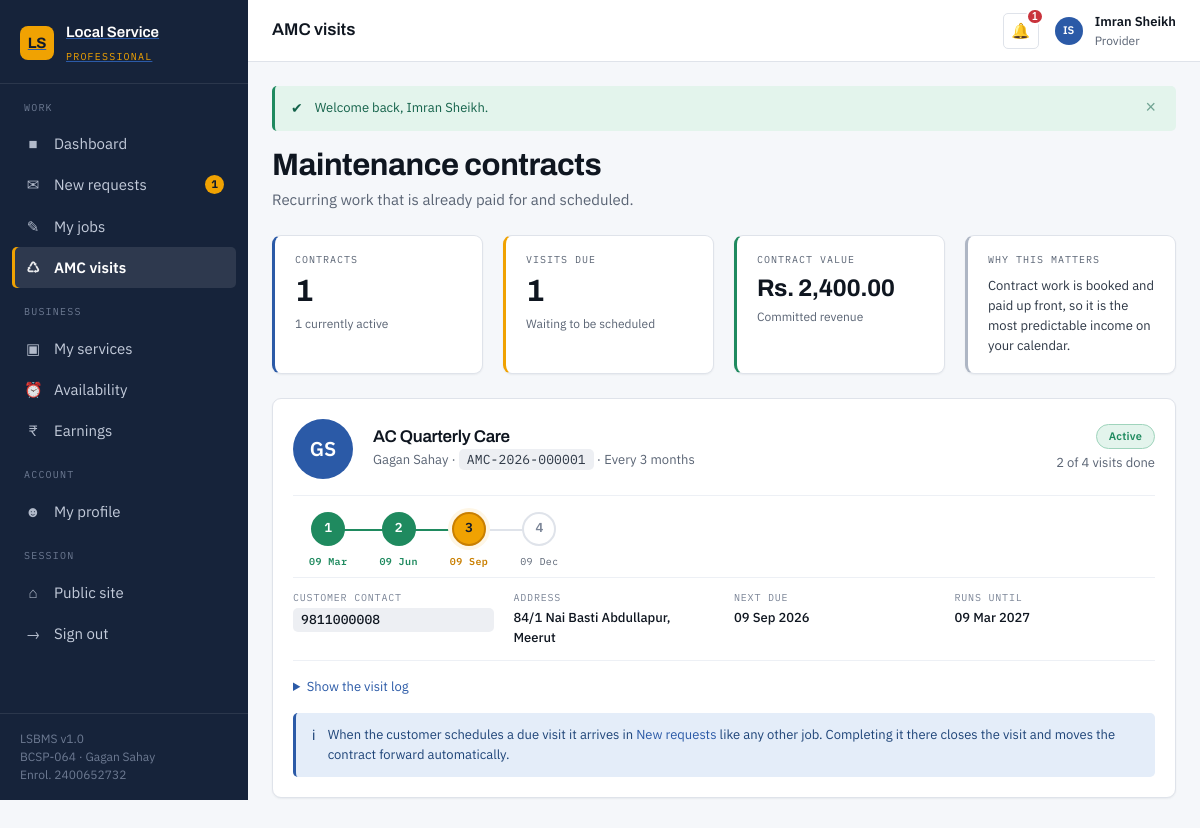
The page /provider/maintenance.php (signed in) on the database its author committed.
### tables this page shows
CREATE TABLE maintenance_contracts (
    contract_id     INT UNSIGNED NOT NULL AUTO_INCREMENT,
    contract_code   VARCHAR(20)  NOT NULL,
    user_id         INT UNSIGNED NOT NULL,
    provider_id     INT UNSIGNED NOT NULL,
    plan_id         INT UNSIGNED NOT NULL,
    start_date      DATE         NOT NULL,
    end_date        DATE         NOT NULL,
    next_due_date   DATE             NULL COMMENT 'NULL once every entitled visit is used',
    visits_used     TINYINT UNSIGNED NOT NULL DEFAULT 0,
    total_visits    TINYINT UNSIGNED NOT NULL,
    amount_paid     DECIMAL(10,2) NOT NULL DEFAULT 0.00,
    service_address VARCHAR(255)     NULL,
    status          ENUM('active','expired','cancelled') NOT NULL DEFAULT 'active',
    created_at      DATETIME     NOT NULL DEFAULT CURRENT_TIMESTAMP,

    PRIMARY KEY (contract_id),
    UNIQUE  KEY uq_contract_code (contract_code),
    KEY idx_contract_user     (user_id),
    KEY idx_contract_provider (provider_id),
    KEY idx_contract_plan     (plan_id),
    KEY idx_contract_status   (status),
    KEY idx_contract_due      (next_due_date),

    CONSTRAINT fk_contract_user
        FOREIGN KEY (user_id)     REFERENCES users (user_id)
        ON DELETE CASCADE  ON UPDATE CASCADE,
    CONSTRAINT fk_contract_provider
        FOREIGN KEY (provider_id) REFERENCES providers (provider_id)
        ON DELETE CASCADE  ON UPDATE CASCADE,
    CONSTRAINT fk_contract_plan
        FOREIGN KEY (plan_id)     REFERENCES maintenance_plans (plan_id)
        ON DELETE RESTRICT ON UPDATE CASCADE
);

CREATE TABLE users (
    user_id        INT UNSIGNED  NOT NULL AUTO_INCREMENT,
    full_name      VARCHAR(100)  NOT NULL,
    email          VARCHAR(150)  NOT NULL,
    password_hash  VARCHAR(255)  NOT NULL  COMMENT 'bcrypt output of password_hash(); never plaintext',
    phone          VARCHAR(15)   NOT NULL,
    address        VARCHAR(255)      NULL,
    city           VARCHAR(60)       NULL,
    pincode        VARCHAR(6)        NULL,
    profile_photo  VARCHAR(255)      NULL  COMMENT 'Relative path under assets/uploads/',
    role           ENUM('customer','provider','admin') NOT NULL DEFAULT 'customer',
    status         ENUM('active','suspended')          NOT NULL DEFAULT 'active',
    created_at     DATETIME      NOT NULL DEFAULT CURRENT_TIMESTAMP,
    updated_at     DATETIME      NOT NULL DEFAULT CURRENT_TIMESTAMP ON UPDATE CURRENT_TIMESTAMP,

    PRIMARY KEY (user_id),
    UNIQUE  KEY uq_users_email (email),
    KEY     idx_users_role     (role),
    KEY     idx_users_city     (city)
);

CREATE TABLE maintenance_plans (
    plan_id         INT UNSIGNED NOT NULL AUTO_INCREMENT,
    category_id     INT UNSIGNED NOT NULL,
    plan_name       VARCHAR(120) NOT NULL,
    description     TEXT             NULL,
    frequency       ENUM('monthly','quarterly','half_yearly','yearly') NOT NULL DEFAULT 'quarterly',
    visits_per_year TINYINT UNSIGNED NOT NULL DEFAULT 4,
    price           DECIMAL(10,2) NOT NULL DEFAULT 0.00,
    duration_months TINYINT UNSIGNED NOT NULL DEFAULT 12,
    is_active       TINYINT(1)   NOT NULL DEFAULT 1,
    created_at      DATETIME     NOT NULL DEFAULT CURRENT_TIMESTAMP,

    PRIMARY KEY (plan_id),
    KEY idx_plans_category (category_id),
    CONSTRAINT fk_plans_category
        FOREIGN KEY (category_id) REFERENCES categories (category_id)
        ON DELETE RESTRICT ON UPDATE CASCADE
);

CREATE TABLE maintenance_visits (
    visit_id           INT UNSIGNED NOT NULL AUTO_INCREMENT,
    contract_id        INT UNSIGNED NOT NULL,
    booking_id         INT UNSIGNED     NULL COMMENT 'Set when the visit is converted to a booking',
    visit_number       TINYINT UNSIGNED NOT NULL,
    scheduled_date     DATE         NOT NULL,
    completed_date     DATE             NULL,
    status             ENUM('scheduled','due','completed','missed') NOT NULL DEFAULT 'scheduled',
    technician_remarks VARCHAR(255)     NULL,
    created_at         DATETIME     NOT NULL DEFAULT CURRENT_TIMESTAMP,

    PRIMARY KEY (visit_id),
    UNIQUE  KEY uq_visit_contract_no (contract_id, visit_number),
    KEY idx_visit_booking   (booking_id),
    KEY idx_visit_status    (status),
    KEY idx_visit_scheduled (scheduled_date),

    CONSTRAINT fk_visit_contract
        FOREIGN KEY (contract_id) REFERENCES maintenance_contracts (contract_id)
        ON DELETE CASCADE  ON UPDATE CASCADE,
    CONSTRAINT fk_visit_booking
        FOREIGN KEY (booking_id)  REFERENCES bookings (booking_id)
        ON DELETE SET NULL ON UPDATE CASCADE
);

### provider/maintenance.php (the view, shortened to what this page needs)
<?php
$pdo        = db();
$providerId = current_provider_id();
$stmt = $pdo->prepare(
    'SELECT mc.*, mp.plan_name, mp.frequency, u.full_name AS customer_name,
            u.phone AS customer_phone, c.category_name
       FROM maintenance_contracts mc
       JOIN maintenance_plans     mp ON mp.plan_id     = mc.plan_id
       JOIN users                 u  ON u.user_id      = mc.user_id
       JOIN providers             p  ON p.provider_id  = mc.provider_id
       JOIN categories            c  ON c.category_id  = p.category_id
      WHERE mc.provider_id = :pid
      ORDER BY FIELD(mc.status, :s1, :s2, :s3), mc.next_due_date ASC'
);
$stmt->execute([':pid' => $providerId, ':s1' => 'active', ':s2' => 'expired', ':s3' => 'cancelled']);
$contracts = $stmt->fetchAll();
$visits = [];
if ($contracts) {
    $ids          = array_column($contracts, 'contract_id');
    $placeholders = implode(',', array_fill(0, count($ids), '?'));
    $stmt = $pdo->prepare(
        "SELECT v.*, b.booking_code, b.status AS booking_status
           FROM maintenance_visits v
           LEFT JOIN bookings b ON b.booking_id = v.booking_id
          WHERE v.contract_id IN ($placeholders)
          ORDER BY v.visit_number ASC"
    );
    $stmt->execute($ids);
    foreach ($stmt->fetchAll() as $row) {
        $visits[(int) $row['contract_id']][] = $row;
    }
}
$stmt = $pdo->prepare(
    "SELECT
        COUNT(DISTINCT mc.contract_id)                       AS contracts,
        SUM(mc.status = 'active')                            AS active,
        COALESCE(SUM(mc.amount_paid), 0)                     AS contract_value,
        (SELECT COUNT(*) FROM maintenance_visits v
           JOIN maintenance_contracts c2 ON c2.contract_id = v.contract_id
          WHERE c2.provider_id = :pid1 AND v.status = 'due')  AS due_visits
       FROM maintenance_contracts mc
      WHERE mc.provider_id = :pid2"
);
$stmt->execute([':pid1' => $providerId, ':pid2' => $providerId]);
$stats = $stmt->fetch();
include __DIR__ . '/../includes/header.php';
?>
<div class="grid grid--4" style="margin-bottom:var(--sp-6)">
    <div class="stat stat--blue">
        <div class="stat__label">Contracts</div>
        <div class="stat__value"><?= (int) $stats['contracts'] ?></div>
        <div class="stat__meta"><?= (int) $stats['active'] ?> currently active</div>
    </div>
    <div class="stat stat--accent">
        <div class="stat__label">Visits due</div>
        <div class="stat__value"><?= (int) $stats['due_visits'] ?></div>
        <div class="stat__meta">Waiting to be scheduled</div>
    </div>
    <div class="stat stat--success">
        <div class="stat__label">Contract value</div>
        <div class="stat__value" style="font-size:var(--text-xl)"><?= e(money($stats['contract_value'])) ?></div>
        <div class="stat__meta">Committed revenue</div>
    </div>
    <div class="stat">
        <div class="stat__label">Why this matters</div>
        <div class="text-small" style="margin-top:var(--sp-2)">
            Contract work is booked and paid up front, so it is the most predictable
            income on your calendar.
        </div>
    </div>
</div>
<?php if (!$contracts): ?>
    <div class="card">
        <div class="empty">
            <div class="empty__icon" aria-hidden="true">&#128467;</div>
            <h3>No maintenance contracts yet</h3>
            <p>
                Customers subscribe to a plan in your trade and pick you as the professional.
                Each contract books a year of visits in advance, so the work is already
                scheduled and paid for. Keeping your rating high is the surest way to be chosen.
            </p>
            <a class="btn btn--primary" href="profile.php">Review my profile</a>
        </div>
    </div>
<?php else: ?>
    <?php foreach ($contracts as $contract): ?>
        <?php $contractVisits = $visits[(int) $contract['contract_id']] ?? []; ?>
        <section class="card">
            <div class="card__body">
                <div class="contract-head">
                    <span class="avatar avatar--lg" aria-hidden="true">
                        <?= e(initials($contract['customer_name'])) ?>
                    </span>
                    <div class="contract-head__plan">
                        <h3><?= e($contract['plan_name']) ?></h3>
                        <p class="text-small text-muted" style="margin:0">
                            <?= e($contract['customer_name']) ?>
                            &middot; <span class="ref"><?= e($contract['contract_code']) ?></span>
                            &middot; <?= e(frequency_label($contract['frequency'])) ?>
                        </p>
                    </div>
                    <div class="text-right">
                        <?= status_badge($contract['status']) ?>
                        <div class="text-small text-muted" style="margin-top:var(--sp-1)">
                            <?= (int) $contract['visits_used'] ?> of
                            <?= (int) $contract['total_visits'] ?> visits done
                        </div>
                    </div>
                </div>
                <div class="visit-strip" role="list"
                     aria-label="Visit schedule for <?= e($contract['contract_code']) ?>">
                    <?php foreach ($contractVisits as $v): ?>
                        <div class="visit-stamp visit-stamp--<?= e($v['status']) ?>" role="listitem">
                            <span class="visit-stamp__disc" aria-hidden="true"><?= (int) $v['visit_number'] ?></span>
                            <span class="visit-stamp__label">
                                <?= e(date('d M', strtotime($v['scheduled_date']))) ?>
                            </span>
                        </div>
                    <?php endforeach; ?>
                </div>
                <dl class="jobcard__facts">
                    <div><dt>Customer contact</dt><dd class="ref"><?= e($contract['customer_phone']) ?></dd></div>
                    <div><dt>Address</dt><dd><?= e(excerpt($contract['service_address'], 40)) ?></dd></div>
                    <div>
                        <dt>Next due</dt>
                        <dd><?= $contract['next_due_date'] ? e(show_date($contract['next_due_date'])) : 'All visits used' ?></dd>
                    </div>
                    <div><dt>Runs until</dt><dd><?= e(show_date($contract['end_date'])) ?></dd></div>
                </dl>
                <details>
                    <summary class="text-small" style="cursor:pointer;color:var(--blue-600)">
                        Show the visit log
                    </summary>
                </details>
                <div class="alert alert--info" style="margin:var(--sp-4) 0 0">
                    <span class="alert__icon">&#8505;</span>
                    <span class="alert__text">
                        When the customer schedules a due visit it arrives in
                        <a href="requests.php">New requests</a> like any other job.
                        Completing it there closes the visit and moves the contract forward automatically.
                    </span>
                </div>
            </div>
        </section>
    <?php endforeach; ?>
<?php endif; ?>
<?php include __DIR__ . '/../includes/footer.php'; ?>

### includes/functions.php (shortened to what this page needs)
<?php
function e($value): string
{
    return htmlspecialchars((string) ($value ?? ''), ENT_QUOTES | ENT_SUBSTITUTE, 'UTF-8');
}
function render_flashes(): string
{
    $icons = ['success' => '&#10004;', 'error' => '&#10006;', 'warning' => '&#9888;', 'info' => '&#8505;'];
    $html  = '';
    foreach ($_SESSION['flash'] as $f) {
        $type  = in_array($f['type'], ['success', 'error', 'warning', 'info'], true) ? $f['type'] : 'info';
        $html .= '<div class="alert alert--' . $type . '" role="alert">'
               . '<span class="alert__icon">' . ($icons[$type] ?? '') . '</span>'
               . '<span class="alert__text">' . e($f['message']) . '</span>'
               . '<button type="button" class="alert__close" aria-label="Dismiss">&times;</button>'
               . '</div>';
    }
    return $html;
}
function frequency_label(string $frequency): string
{
    return [
        'monthly'     => 'Every month',
        'quarterly'   => 'Every 3 months',
        'half_yearly' => 'Every 6 months',
        'yearly'      => 'Once a year',
    ][$frequency] ?? ucfirst($frequency);
}
function money($amount): string
{
    return CURRENCY . ' ' . number_format((float) $amount, 2);
}
function show_date(?string $date): string
{
    return $date ? date(DATE_FORMAT, strtotime($date)) : '--';
}
function status_badge(string $status): string
{
    $labels = [
        'pending'     => 'Pending',
        'confirmed'   => 'Confirmed',
        'in_progress' => 'In Progress',
        'completed'   => 'Completed',
        'cancelled'   => 'Cancelled',
        'rejected'    => 'Rejected',
        'active'      => 'Active',
        'suspended'   => 'Suspended',
        'verified'    => 'Verified',
        'expired'     => 'Expired',
        'scheduled'   => 'Scheduled',
        'due'         => 'Due',
        'missed'      => 'Missed',
        'paid'        => 'Paid',
        'refunded'    => 'Refunded',
    ];
    $label = $labels[$status] ?? ucfirst(str_replace('_', ' ', $status));
    return '<span class="badge badge--' . e($status) . '">' . e($label) . '</span>';
}
function initials(string $name): string
{
    $parts = preg_split('/\s+/', trim($name)) ?: [];
    $first = mb_substr($parts[0] ?? '', 0, 1);
    $last  = count($parts) > 1 ? mb_substr(end($parts), 0, 1) : '';
    return mb_strtoupper($first . $last);
}
function excerpt(?string $text, int $limit = 60): string
{
    $text = trim((string) $text);
    if (mb_strlen($text) <= $limit) {
        return $text;
    }
    return mb_substr($text, 0, $limit) . '...';
}

### rows shown on the page
maintenance_contracts: user.full_name "GS", plan.plan_name "AC Quarterly Care", user.full_name "Gagan Sahay", contract_code "AMC-2026-000001", plan.frequency "Every 3 months", status "Active", visits_used "2", total_visits "4", user.phone "9811000008", service_address "84/1 Nai Basti Abdullapur, Meerut", next_due_date "09 Sep 2026", end_date "09 Mar 2027"
maintenance_visits: visit_number "1", scheduled_date "09 Mar"
maintenance_visits: visit_number "2", scheduled_date "09 Jun"
maintenance_visits: visit_number "3", scheduled_date "09 Sep"
maintenance_visits: visit_number "4", scheduled_date "09 Dec"

### other values the page prints
$roleLabels[$role] "PROFESSIONAL"
$groupName "WORK"
$icon "■"
$label "Dashboard"
$icon "✉"
$label "New requests"
$count "1"
$icon "✎"
$label "My jobs"
$icon "♺"
$label "AMC visits"
$groupName "BUSINESS"
$icon "▣"
$label "My services"
$icon "⏰"
